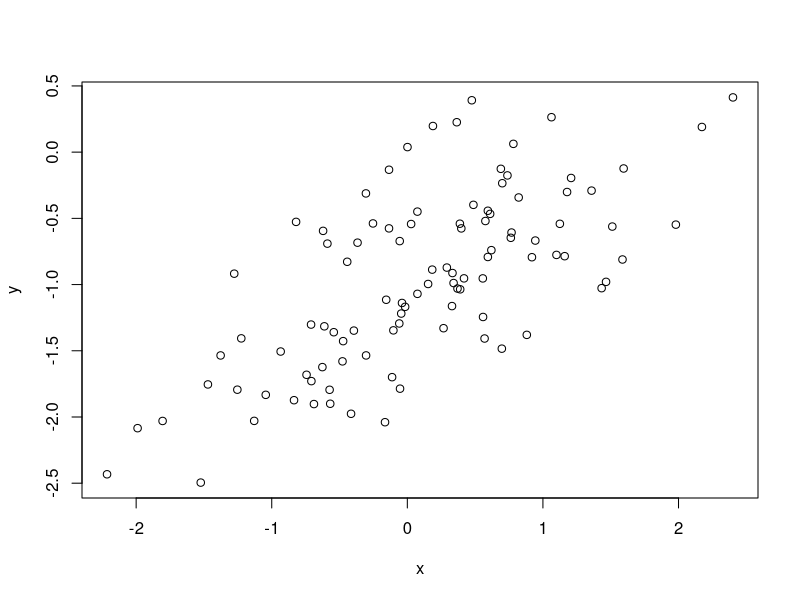
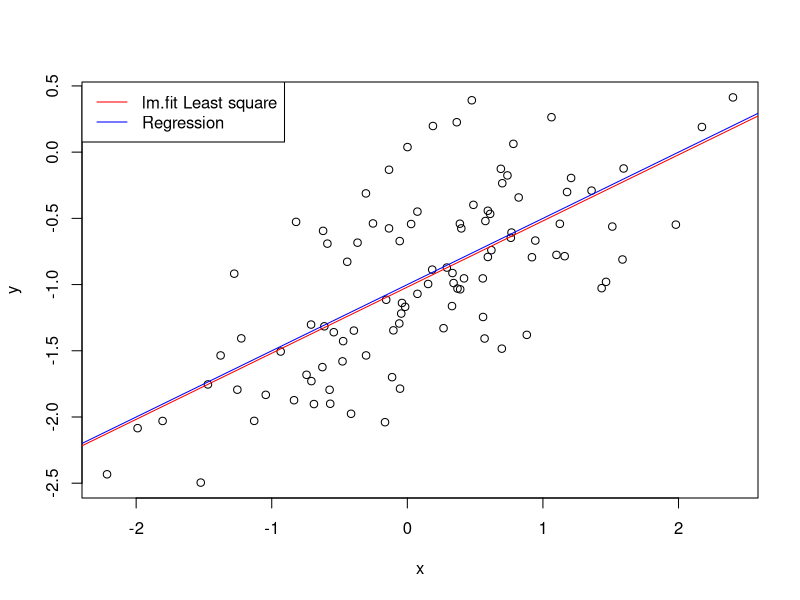
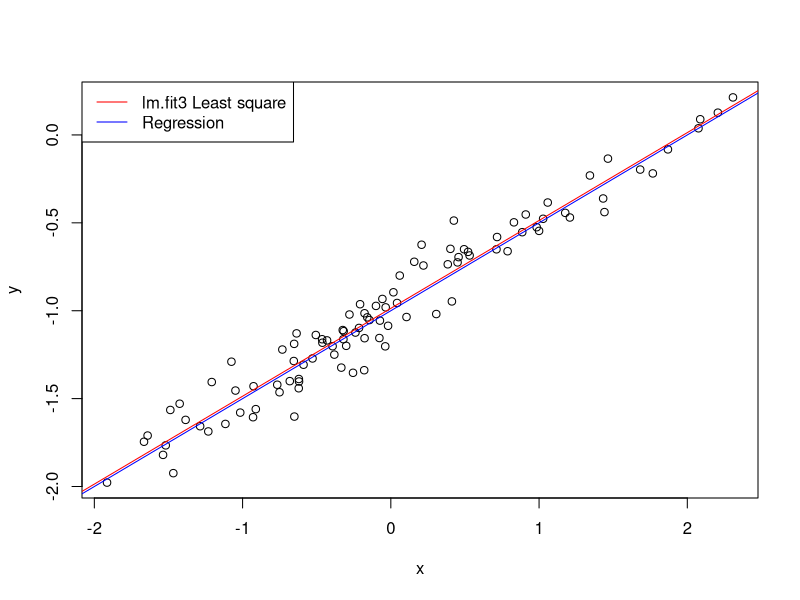
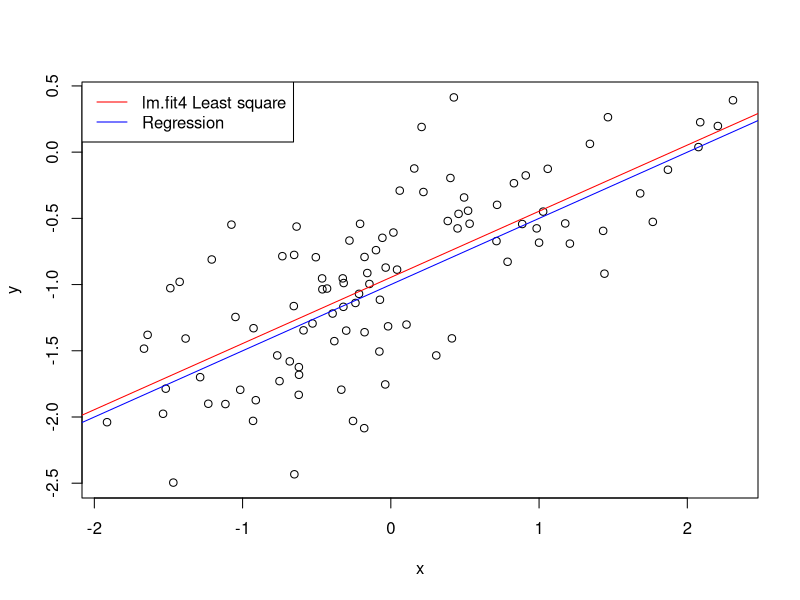

R code for these plots, in order:
## ---- chunk 1
set.seed(1)
x <- rnorm(100)
## ---- chunk 2
eps <- rnorm(100, sd = sqrt(0.25))
## ---- chunk 3
y <- -1 + 0.5 * x + eps
length(y)
## ---- chunk 4
plot(x, y)
## ---- chunk 5
lm.fit <- lm(y ~ x)
summary(lm.fit)
## ---- chunk 6
plot(x, y)
abline(lm.fit, col = "red")
abline(-1, 0.5, col = "blue")
legend("topleft", c("lm.fit Least square", "Regression"), col = c("red", "blue"), lty = c(1, 1))
## ---- chunk 7
lm.fit2 <- lm(y ~ x + I(x^2))
summary(lm.fit2)
## ---- chunk 8
set.seed(1)
eps <- rnorm(100, sd = 0.125)
x <- rnorm(100)
y <- -1 + 0.5 * x + eps
plot(x, y)
lm.fit3 <- lm(y ~ x)
summary(lm.fit3)
abline(lm.fit3, col = "red")
abline(-1, 0.5, col = "blue")
legend("topleft", c("lm.fit3 Least square", "Regression"), col = c("red", "blue"), lty = c(1, 1))
## ---- chunk 9
set.seed(1)
eps <- rnorm(100, sd = 0.5)
x <- rnorm(100)
y <- -1 + 0.5 * x + eps
plot(x, y)
lm.fit4 <- lm(y ~ x)
summary(lm.fit4)
abline(lm.fit4, col = "red")
abline(-1, 0.5, col = "blue")
legend("topleft", c("lm.fit4 Least square", "Regression"), col = c("red", "blue"), lty = c(1, 1))
## ---- chunk 10
confint(lm.fit)
confint(lm.fit3)
confint(lm.fit4)
